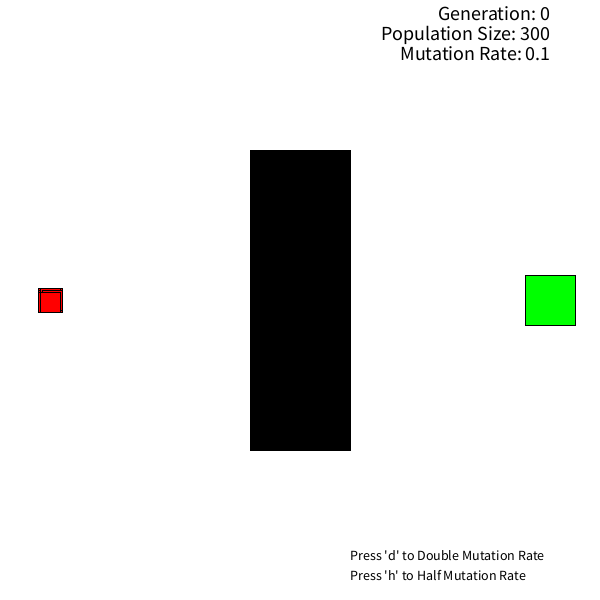
Frame 1 (no input)
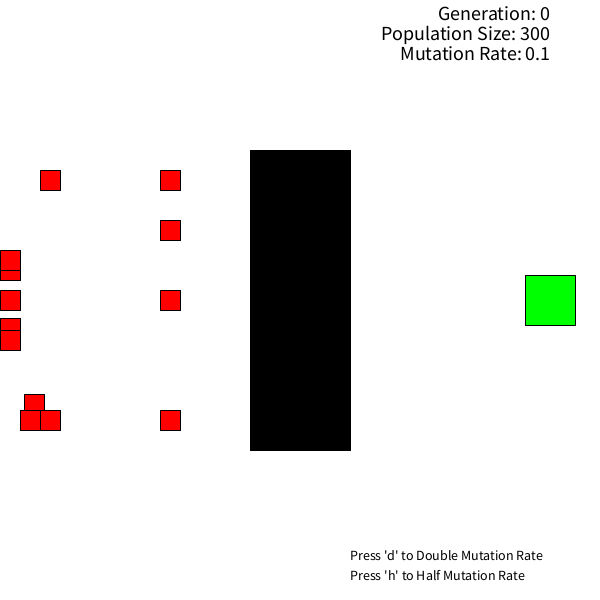
Frame 60 (the mouse pressed at the canvas centre just before this capture)
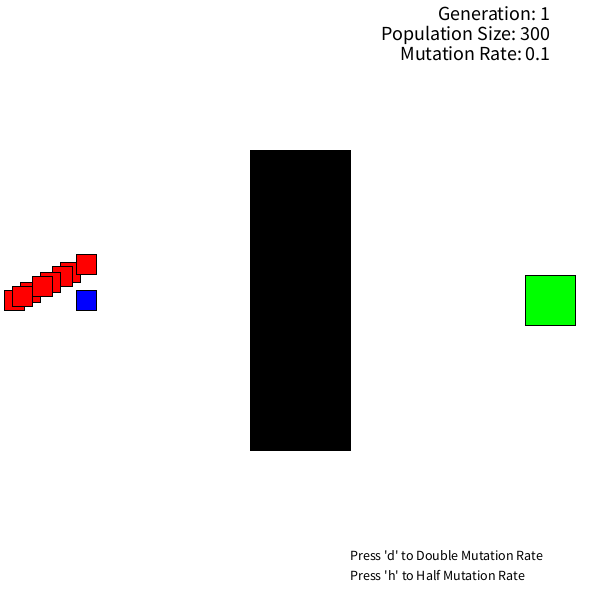
Frame 120 (the mouse held since frame 60 and released just before this capture)

The Processing sketch that drew these frames (run headless with seeded random() and noise(); from frame 60 on, the mouse is pressed at the canvas centre):

// Processing sketch: ObstacleNavigation
// ── ObstacleNavigation.pde
Population pop;

float globalMutationRate = 0.1;

void setup() {
   size(600,600);
   pop = new Population(300);
}

void draw() {
  background(255);
  rectMode(CENTER);
  if(!pop.done()) {
      pop.updateAlive();
  } else {
      pop.calculateFitness();
      pop.naturalSelection();
  }
  showData();
}

void showData() {
   textSize(14);
   fill(0);
   textAlign(LEFT);
   text("Press 'd' to Double Mutation Rate", width-250, height-40);
   text("Press 'h' to Half Mutation Rate", width-250, height-20);
   textSize(20);
   textAlign(RIGHT);
   text("Generation: "+pop.gen, width-50,20);
   text("Population Size: "+pop.players.length, width-50,40);
   text("Mutation Rate: "+globalMutationRate, width-50,60);
}

void keyPressed() {
   if(key == 'd')
     globalMutationRate *= 2;
   if(key == 'h')
     globalMutationRate = globalMutationRate / 2;
}

// ── Brain.pde
class Brain {
   PVector[] directions;
   int steps = 0;
  
   Brain(int size) {
     directions = new PVector[size];
     randomize();
   }
   
   void randomize() { 
      for(int i = 0; i < directions.length; i++) {
         float randomAngle = random(2*PI); 
         directions[i] = PVector.fromAngle(randomAngle);
      }
   }
   
   Brain clone() {
      Brain clone = new Brain(directions.length);
      for(int i = 0; i < directions.length; i++) {
         clone.directions[i] = directions[i].copy(); 
      }
      return clone;
   }
   
   void mutate() {
      for(int i = 0; i < directions.length; i++) {
         float rand = random(1);
         if(rand < globalMutationRate) {
             float randomAngle = random(2*PI);
             directions[i] = PVector.fromAngle(randomAngle);
         }
      }
   }
}

// ── Finish.pde
class Finish {
   float X, Y, W, H;
   
   Finish() {
      X = width - 50;
      Y = height / 2;
      W = 50;
      H = 50;
   }
   
   boolean checkCollision(float x, float y) {
     if(x >= X-W/2 && x <= X+W/2 && y >= Y-H/2 && y <= Y+H/2)
       return true;
     return false;
   }
}

// ── Matrix.pde
class Matrix {
  
  int rows, cols;
  float[][] matrix;
  
   Matrix(int r, int c) {
     rows = r;
     cols = c;
     matrix = new float[rows][cols];
   }
   
   Matrix(float[][] m) {
      matrix = m;
      rows = matrix.length;
      cols = matrix[0].length;
   }
   
   void output() {
      for(int i = 0; i < rows; i++) {
         for(int j = 0; j < cols; j++) {
            print(matrix[i][j] + " "); 
         }
         println();
      }
      println();
   }
   
   void multiply(float n) {
      for(int i = 0; i < rows; i++) {
         for(int j = 0; j < rows; j++) {
            matrix[i][j] *= n; 
         }
      }
   }
   
   Matrix dot(Matrix n) {
     Matrix result = new Matrix(rows, n.cols);
     
     if(cols == n.rows) {
        for(int i = 0; i < rows; i++) {
           for(int j = 0; j < n.cols; j++) {
              float sum = 0;
              for(int k = 0; k < cols; k++) {
                 sum += matrix[i][k]*n.matrix[k][j];
              }  
              result.matrix[i][j] = sum;
           }
        }
     }
     return result;
   }
   
   void randomize() {
      for(int i = 0; i < rows; i++) {
         for(int j = 0; j < cols; j++) {
            matrix[i][j] = random(-1,1); 
         }
      }
   }
   
   void Add(float n) {
      for(int i = 0; i < rows; i++) {
         for(int j = 0; j < cols; j++) {
            matrix[i][j] += n; 
         }
      }
   }
   
   Matrix add(Matrix n) { 
      Matrix newMatrix = new Matrix(rows,cols);
      if(cols == n.cols && rows == n.rows) {
         for(int i = 0; i < rows; i++) {
            for(int j = 0; j < cols; j++) {
               newMatrix.matrix[i][j] = matrix[i][j] + n.matrix[i][j]; 
            }
         }
      }
      return newMatrix;
   }
   
   Matrix subtract(Matrix n) { 
      Matrix newMatrix = new Matrix(rows,cols);
      if(cols == n.cols && rows == n.rows) {
         for(int i = 0; i < rows; i++) {
            for(int j = 0; j < cols; j++) {
               newMatrix.matrix[i][j] = matrix[i][j] - n.matrix[i][j]; 
            }
         }
      }
      return newMatrix;
   }
   
   Matrix multiply(Matrix n) { 
      Matrix newMatrix = new Matrix(rows,cols);
      if(cols == n.cols && rows == n.rows) {
         for(int i = 0; i < rows; i++) {
            for(int j = 0; j < cols; j++) {
               newMatrix.matrix[i][j] = matrix[i][j] * n.matrix[i][j]; 
            }
         }
      }
      return newMatrix;
   }
   
   Matrix transpose() {
      Matrix n = new Matrix(rows, cols);
      for(int i = 0; i < rows; i++) {
         for(int j = 0; j < cols; j++) {
            n.matrix[j][i] = matrix[i][j]; 
         }
      }
      return n;
   }
   
   Matrix singleColumnMatrixFromArray(float[] arr) {
      Matrix n = new Matrix(arr.length, 1);
      for(int i = 0; i < arr.length; i++) {
         n.matrix[i][0] = arr[i]; 
      }
      return n;
   }
   
   void fromArray(float[] arr) {
      for(int i = 0; i < rows; i++) {
         for(int j = 0; j < cols; j++) {
            matrix[i][j] = arr[j+i*cols]; 
         }
      }
   }
   
   float[] toArray() {
      float[] arr = new float[rows*cols];
      for(int i = 0; i < rows; i++) {
         for(int j = 0; j < cols; j++) {
            arr[j+i*cols] = matrix[i][j]; 
         }
      }
      return arr;
   }
   
   Matrix addBias() {
      Matrix n = new Matrix(rows+1, 1);
      for(int i = 0; i < rows; i++) {
         n.matrix[i][0] = matrix[i][0]; 
      }
      n.matrix[rows][0] = 1;
      return n;
   }
   
   Matrix activate() {
      Matrix n = new Matrix(rows, cols);
      for(int i = 0; i < rows; i++) {
         for(int j = 0; j < cols; j++) {
            n.matrix[i][j] = sigmoid(matrix[i][j]); 
         }
      }
      return n;
   }
   
   float sigmoid(float x) {
      return 1 / (1 + pow((float)Math.E, -x)); 
   }
   
   Matrix sigmoidDerived() {
      Matrix n = new Matrix(rows, cols);
      for(int i = 0; i < rows; i++) {
         for(int j = 0; j < cols; j++) {
            n.matrix[i][j] = (matrix[i][j] * (1 - matrix[i][j])); 
         }
      }
      return n;
   }
   
   Matrix removeBottomLayer() {
      Matrix n = new Matrix(rows-1, cols);
      for(int i = 0; i < n.rows; i++) {
         for(int j = 0; j < cols; j++) {
            n.matrix[i][j] = matrix[i][j]; 
         }
      }
      return n;
   }
   
   void mutate(float mutationRate) {
      for(int i = 0; i < rows; i++) {
         for(int j = 0; j < cols; j++) {
            float rand = random(1);
            if(rand<mutationRate) {
               matrix[i][j] += randomGaussian()/5;
               
               if(matrix[i][j] > 1)
                  matrix[i][j] = 1; 
               if(matrix[i][j] <-1)
                 matrix[i][j] = -1;
            }
         }
      }
   }
   
   Matrix crossover(Matrix partner) {
      Matrix child = new Matrix(rows, cols);
      
      int randC = floor(random(cols));
      int randR = floor(random(rows));
      
      for(int i = 0; i < rows; i++) {
         for(int j = 0;  j < cols; j++) {
            if((i  < randR) || (i == randR && j <= randC))
               child.matrix[i][j] = matrix[i][j]; 
            else
              child.matrix[i][j] = partner.matrix[i][j];
         }
      }
      return child;
   }
   
   Matrix clone() {
      Matrix clone = new Matrix(rows, cols);
      for(int i = 0; i < rows; i++) {
         for(int j = 0; j < cols; j++) {
            clone.matrix[i][j] = matrix[i][j]; 
         }
      }
      return clone;
   }
}

// ── NeuralNet.pde
class NeuralNet {
  
  int iNodes, hNodes, oNodes;
  Matrix whi, whh, woh;
  
  NeuralNet(int inputNo, int hiddenNo, int outputNo) {
    iNodes = inputNo;
    hNodes = hiddenNo;
    oNodes = outputNo;
    
    whi = new Matrix(hNodes, iNodes+1);
    whh = new Matrix(hNodes, hNodes+1);
    woh = new Matrix(oNodes, hNodes+1);
    
    whi.randomize();
    whh.randomize();
    woh.randomize();
  }
  
  void mutate(float mr) {
     whi.mutate(mr);
     whh.mutate(mr);
     woh.mutate(mr);
  }
  
  float[] output(float[] inputsArr) {
     Matrix inputs = woh.singleColumnMatrixFromArray(inputsArr);
     
     Matrix inputsBias = inputs.addBias();
     
     Matrix hiddenInputs = whi.dot(inputsBias);
     
     Matrix hiddenOutputs = hiddenInputs.activate();
     
     Matrix hiddenOutputsBias = hiddenOutputs.addBias();
     
     Matrix hiddenInputs2 = whh.dot(hiddenOutputsBias);
     Matrix hiddenOutputs2 = hiddenInputs2.activate();
     Matrix hiddenOutputsBias2 = hiddenOutputs2.addBias();
     
     Matrix outputInputs = woh.dot(hiddenOutputsBias2);
     Matrix outputs = outputInputs.activate();
     
     return outputs.toArray();
  }
  
  NeuralNet crossover(NeuralNet partner) {
     NeuralNet child = new NeuralNet(iNodes,hNodes,oNodes);
     child.whi = whi.crossover(partner.whi);
     child.whh = whh.crossover(partner.whh);
     child.woh = woh.crossover(partner.woh);
     return child;
  }
  
  NeuralNet clone() {
     NeuralNet clone = new NeuralNet(iNodes, hNodes, oNodes);
     clone.whi = whi.clone();
     clone.whh = whh.clone();
     clone.woh = woh.clone();
     
     return clone;
  }
  
  Table NetToTable() {
    Table t = new Table();
    
    float[] whiArr = whi.toArray();
    float[] whhArr = whh.toArray();
    float[] wohArr = woh.toArray();

    for (int i = 0; i< max(whiArr.length, whhArr.length, wohArr.length); i++) {
      t.addColumn();
    }
    TableRow tr = t.addRow();

    for (int i = 0; i< whiArr.length; i++) {
      tr.setFloat(i, whiArr[i]);
    }
    tr = t.addRow();

    for (int i = 0; i< whhArr.length; i++) {
      tr.setFloat(i, whhArr[i]);
    }
    tr = t.addRow();

    for (int i = 0; i< wohArr.length; i++) {
      tr.setFloat(i, wohArr[i]);
    }
    return t;
  }
  
  void TableToNet(Table t) {
    float[] whiArr = new float[whi.rows * whi.cols];
    float[] whhArr = new float[whh.rows * whh.cols];
    float[] wohArr = new float[woh.rows * woh.cols];

    TableRow tr = t.getRow(0);

    for (int i = 0; i< whiArr.length; i++) {
      whiArr[i] = tr.getFloat(i);
    }
    tr = t.getRow(1);
    for (int i = 0; i< whhArr.length; i++) {
      whhArr[i] = tr.getFloat(i);
    }
    tr = t.getRow(2);

    for (int i = 0; i< wohArr.length; i++) {
      wohArr[i] = tr.getFloat(i);
    }
    
    whi.fromArray(whiArr);
    whh.fromArray(whhArr);
    woh.fromArray(wohArr);
  }
}

// ── Player.pde
class Player {

  float x, y, r;
  float xSpd, ySpd, spd;
  boolean dead = false;
  int startingMoves = 0;
  int moves = 0;
  boolean reachedFinish = false;
  boolean isBest = false;
  
  float score;
  float fitness;
  
  int steps = 0;
  
  float[] vision = new float[8];
  float[] decision = new float[8];
  
  Wall wall;
  Finish finish;
  NeuralNet brain;
  
  Player() {
    x = 50;
    y = height/2;
    r = 10;
    spd = 2;
    xSpd = spd;
    wall = new Wall(100, 300, 300, 300);  
    finish = new Finish();
    brain = new NeuralNet(8, 16, 8);
  }
  
  Player(int m) {
    x = 50;
    y = height/2;
    r = 10;
    spd = 2;
    xSpd = spd;
    startingMoves = m;
    moves = startingMoves;
    wall = new Wall(100, 300, 300, 300);  
    finish = new Finish();
    brain = new NeuralNet(8, 16, 8);
  }
  
  boolean checkCollisions() {
     if(wall.checkCollision(x+r,y+y) || wall.checkCollision(x-r,y+r) || wall.checkCollision(x+r,y-r) || wall.checkCollision(x-r,y-r))
        return true;
     if(x-r <= 0 || x+r >= width || y+r >= height || y-r <= 0)
        return true;
     return false;
  }
  
  boolean checkReachedFinish() {
     if(finish.checkCollision(x+r,y+r) || finish.checkCollision(x-r,y+r) || finish.checkCollision(x+r,y-r) || finish.checkCollision(x-r,y-r))
        return true;
     return false;
  }
  
  void move() { 
    if(!dead && moves > 0 && !reachedFinish) {
      x+=xSpd;
      y+=ySpd;
      moves--;
      steps++;
    } else {
       die(); 
    }
  }
  
  void show() {
     if(isBest)
       fill(0,0,255);
     else
       fill(255,0,0);
     rect(x,y,20,20); 
     //Draw Wall
     fill(0,0,0);
     rect(wall.X, wall.Y, wall.W, wall.H);
     //Draw Finish
     fill(0,255,0);
     rect(finish.X,finish.Y,50,50);
  }
  
  void update() {
    move();
    checkPositions();
  }
  
  void checkPositions() {
      if(checkCollisions()) {
         die(); 
      }
      if(checkReachedFinish()) {
         reachedFinish = true; 
      }
  }
  
  void calculateFitness() {
    if(reachedFinish) {
       fitness = 1000000.0/(float)(steps*steps); 
    } else {
      float dist = dist(x,y,finish.X,finish.Y);
      fitness = 1.0/(dist*dist); 
      //fitness *= steps;
    }
  }  
  
  void mutate() {
     brain.mutate(globalMutationRate); 
  }
  
  Player clone() {
     Player clone = new Player(startingMoves);
     clone.brain = brain.clone();
     return clone;
  }
  
  Player crossover(Player parent2) {
    Player child = new Player(startingMoves);
    child.brain = brain.crossover(parent2.brain);
    return child;
  }
  
  void look() {
     vision = new float[8];
     PVector direction;
     for(int i = 0; i < vision.length; i++) {
        direction = PVector.fromAngle(i*(PI/4));
        direction.mult(10);
        vision[i] = lookInDirection(direction);
     }
  }
  
  float lookInDirection(PVector direction) {
     PVector position = new PVector(x,y);
     float distance = 0;
     position.add(direction);
     distance+=1;
     
     while(distance < 60) {
         if(wall.checkCollision(position.x,position.y)) {
            return 1/distance; 
         } else if(position.x >= width || position.x <= 0 || position.y >= height || position.y <= 0) {
            return 1/distance; 
         }
         
         position.add(direction);
         
         distance += 1;
     }
     return 0;
  }
  
  void think() {
     decision = brain.output(vision);
     
     if(decision[0] > 0.8) {
       moveUp();
     } else if(decision[1] > 0.8) {
        moveDown(); 
     } else if(decision[2] > 0.8) {
         moveLeft();
     } else if(decision[3] > 0.8) {
        moveRight(); 
     } else if(decision[4] > 0.8) {
       moveUpLeft();
     } else if(decision[5] > 0.8) {
       moveDownLeft();
     } else if(decision[6] > 0.8) {
        moveUpRight();
     } else if(decision[7] > 0.8) {
        moveDownRight(); 
     }
  }  

  
  void die() { dead = true; }
  
  void addMoves(int newMoves) { startingMoves += newMoves; }
  
  void moveUp() { xSpd = 0; ySpd = -spd; }
  void moveDown() { xSpd = 0; ySpd = spd; }
  void moveLeft() { xSpd = -spd; ySpd = 0; }
  void moveRight() { xSpd = spd; ySpd = 0; }
  void moveUpLeft() { xSpd = -spd; ySpd = -spd; }
  void moveUpRight() { xSpd = spd; ySpd = -spd; }
  void moveDownLeft() { xSpd = -spd; ySpd = spd; }
  void moveDownRight() { xSpd = spd; ySpd = spd; }
}

// ── Population.pde
class Population {
   Player[] players;
   int bestPlayerNo;
   int gen = 0;
   Player bestPlayer;
   
   Population(int size) {
      players = new Player[size];
      for(int i = 0; i < players.length; i++) {
         players[i] = new Player(100); 
      }
   }
   
   void updateAlive() {
      for(int i = 0; i < players.length; i++) {
          if(!players[i].dead) {
             players[i].look();
             players[i].think();
             players[i].update();
          }
          players[i].show(); 
      }
   }
   
   void setBestPlayer() {
      float max = 0;
      int maxIndex = 0;
      for(int i = 0; i < players.length; i++) {
         if(players[i].fitness > max) {
            max = players[i].fitness;
            maxIndex = i;
         }
      }
      
      bestPlayerNo = maxIndex;
   }
   
   boolean done() {
      for(int i = 0; i < players.length; i++) {
         if(!players[i].dead)
           return false;
      }
      return true;
   }
   
   void naturalSelection() {
      Player[] newPlayers = new Player[players.length];
      
      setBestPlayer();
      
      newPlayers[0] = players[bestPlayerNo].clone();
      newPlayers[0].isBest = true;
      for(int i = 1; i < players.length; i++) {
         if(i < players.length/2) {
           newPlayers[i] = selectPlayer().clone();
         } else {
           newPlayers[i] = selectPlayer().crossover(selectPlayer());
         }
         if(gen%5==0)
           newPlayers[i].addMoves(50);
         newPlayers[i].mutate();
      }
      players = newPlayers.clone();
      gen+=1;
   }
   
   Player selectPlayer() {
      long fitnessSum = 0;
      for(int i = 0; i < players.length; i++) {
         fitnessSum += players[i].fitness;
      }
      int rand = floor(random(fitnessSum));
      int runningSum = 0;
      for(int i = 0; i < players.length; i++) {
         runningSum += players[i].fitness;
         if(runningSum > rand)
           return players[i];
      }
      return players[0];
   }
   
   void mutate() {
      for(int i = 1; i < players.length; i++) {
         players[i].mutate(); 
      }
   }
   
   void calculateFitness() {
      for(int i = 1; i < players.length; i++) {
         players[i].calculateFitness(); 
      }
   }
}

// ── Wall.pde
class Wall {
   float W, H, X, Y;
  
   Wall(float w, float h, float x, float y) {
     W = w;
     H = h;
     X = x;
     Y = y;
   }
   
   boolean checkCollision(float x, float y) {
     if(x >= X-W/2 && x <= X+W/2 && y >= Y-H/2 && y <= Y+H/2)
       return true;
     return false;
   }
}
